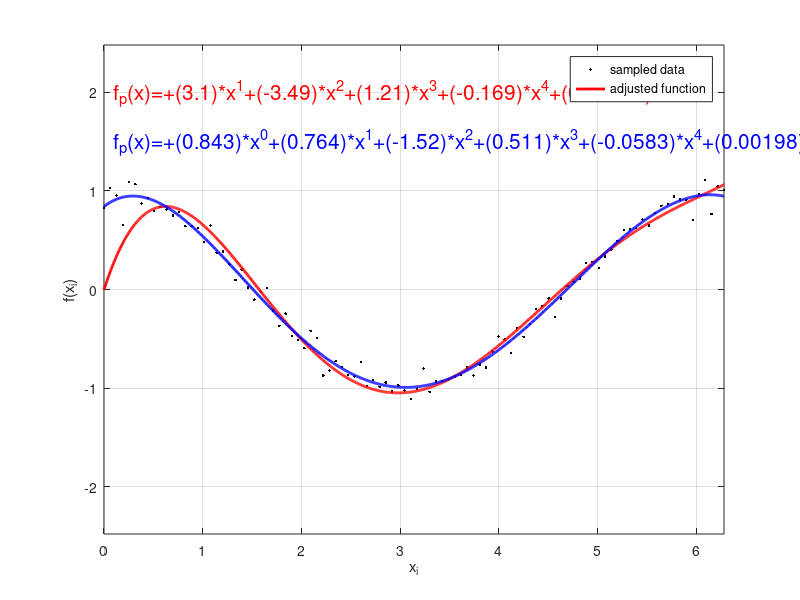

The MATLAB source for this figure:
% adjusts a curve to experimetal measurements.
%
% Fernando Moura Feb/2022

clear all;
close all;

%% First, let's sample points of a function f(x)  and store a list of pairs [ x_i, f(x_i) ]
% the function of choice is f(x)=cos(x)+noiseLevel*gaussian_white_noise.
% we will use these points to adjust a curve using the method of least squares
noiseLevel=0.1;
Npoints=100;
xi=linspace(0,2*pi,Npoints).';
fi=cos(xi)+noiseLevel*randn(size(xi));
%fi=log(xi+1)+sin(xi)+noiseLevel*randn(size(xi));

% plot sampled points from f(x)
figure(1);
set(gca,'fontsize',16);
plot(xi,fi,'k.');
xlabel('x_i');
ylabel('f(x_i)');
hold on;
grid on;
axis equal;

%% We will try to adjust a polinomial to the samples [ x_i, f(x_i) ]. For that we need 
% to choose a basis for the polinomial space. We will use a basis with vectors the form p_n(x)=x^n.
% lets start with the basis B0={x, x^2, x^3, x^4, x^5}. We will store p_n(x_i) in the columns of a matrix P
%
%        [     |     |     |     ]
%    B = [ p_1 | p_2 | ... | p_N ]
%        [     |     |     |     ] 

N_poly=[1, 2, 3, 4, 5];
B=zeros(Npoints,size(N_poly,2));
for n=N_poly
    %compute p_n(x_i)=x_i^n
    B(:,n)=xi.^n;
end

%% Now we can solve the problem using Generalized Least Squares (GLS).
%Inner product matrix (This matrix must be symmetric and positive definite!)
M=eye(size(xi,1));

% Generalized least equares solution
lambda=inv(B'*M*B)*B'*M*fi;


%% Vector lambda contains the coordinate vector of the polinomial space.
% the adjusted function will be
% f_adjusted(x) = lambda(1)*p1(x) + lambda(2)*p1(2)+ .... that best adjust
% to the samples  [ x_i, f(x_i) ]
%
% lets plot the adjuted function on top of the samples

NpointsAdjusted=1000;
x_vals = linspace(0,2*pi,NpointsAdjusted);

f_adjusted = zeros(1,NpointsAdjusted);
for n=N_poly
    %compute p_n(x_i)=x_i^n
    f_adjusted=f_adjusted+lambda(n)*x_vals.^n;
end

%% plot solution
plot(x_vals,f_adjusted,'r','LineWidth',2);

function_string=sprintf('f_p(x)=');
for n=N_poly
    function_string=sprintf('%s+(%1.3g)*x^%d',function_string,lambda(n),n);
end
text(0.1,2,sprintf(function_string),'fontsize',15,'Color','r');

legend('sampled data','adjusted function');

%% we see that the adjustment is not great near 0. The reason is that no
% vectors of the basis is nonzero at x=0, therefore there is no linear
% combination of x, x^2, x^3, x^4, x^5 that can generate a polynomial that
% has p(0) != 0!
% to fix that we must add a vector to the basis with that property. We need
% to add p(x)=const, for any nonzero constant. For example, we ca add p(x)=1

N_poly=[0, 1, 2, 3, 4, 5];
B=zeros(Npoints,size(N_poly,2));
for n=N_poly
    %compute p_n(x_i)=x_i^n
    B(:,n+1)=xi.^n;
end

%% Now we can solve the problem using Generalized Least Squares (GLS).

%Inner product matrix (This matrix must be symmetric and positive definite!)
M=eye(size(xi,1));

% Generalized least equares solution
lambda=inv(B'*M*B)*B'*M*fi;


%% Vector lambda contains the coordinate vector of the polinomial space.
% the adjusted function will be
% f_adjusted(x) = lambda(1)*p1(x) + lambda(2)*p1(2)+ .... that best adjust
% to the samples  [ x_i, f(x_i) ]
%
% lets plot the adjuted function on top of the samples

NpointsAdjusted=1000;
x_vals = linspace(0,2*pi,NpointsAdjusted);

f_adjusted = zeros(1,NpointsAdjusted);
for n=N_poly
    %compute p_n(x_i)=x_i^n
    f_adjusted=f_adjusted+lambda(n+1)*x_vals.^n;
end

%% plot solution
plot(x_vals,f_adjusted,'b','LineWidth',2);

function_string=sprintf('f_p(x)=');
for n=N_poly
    function_string=sprintf('%s+(%1.3g)*x^%d',function_string,lambda(n+1),n);
end
text(0.1,1.5,sprintf(function_string),'fontsize',15,'Color','b');

legend('sampled data','adjusted function');

